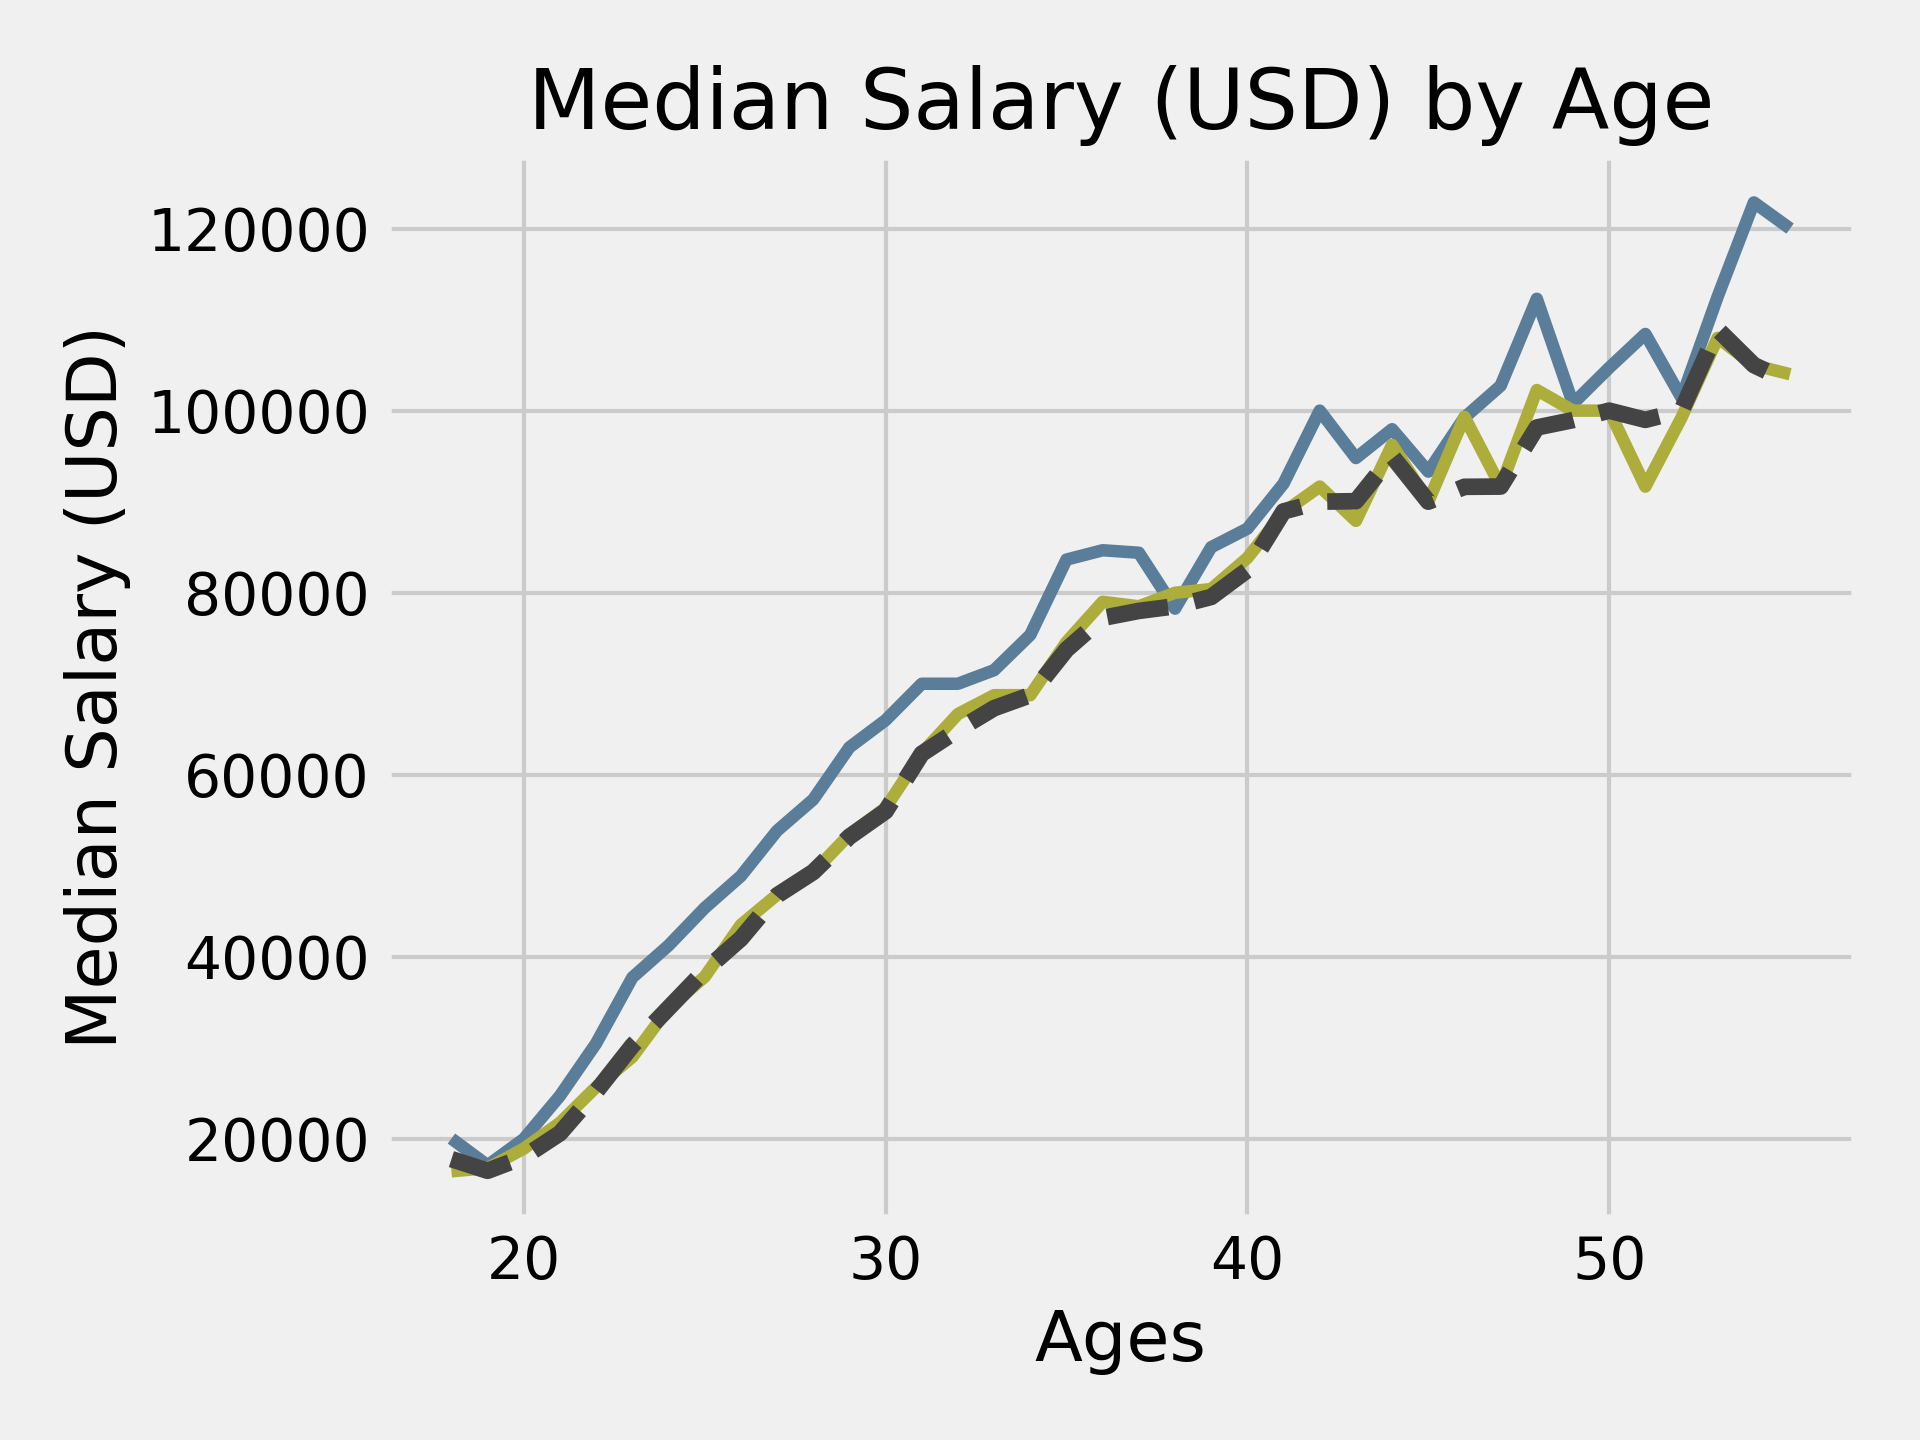

The Python source for this figure:
# Importing necesssary libraries
import matplotlib.pyplot as plt

# Defining values
ages_x = [18, 19, 20, 21, 22, 23, 24, 25, 26, 27, 28, 29, 30, 31, 32, 33, 34, 35,
          36, 37, 38, 39, 40, 41, 42, 43, 44, 45, 46, 47, 48, 49, 50, 51, 52, 53, 54, 55]
all_dev_y = [17784, 16500, 18012, 20628, 25206, 30252, 34368, 38496, 42000, 46752, 49320, 53200, 56000, 62316, 64928, 67317, 68748, 73752, 77232,
         78000, 78508, 79536, 82488, 88935, 90000, 90056, 95000, 90000, 91633, 91660, 98150, 98964, 100000, 98988, 100000, 108923, 105000, 103117]
py_dev_y = [20046, 17100, 20000, 24744, 30500, 37732, 41247, 45372, 48876, 53850, 57287, 63016, 65998, 70003, 70000, 71496, 75370, 83640, 84666,
            84392, 78254, 85000, 87038, 91991, 100000, 94796, 97962, 93302, 99240, 102736, 112285, 100771, 104708, 108423, 101407, 112542, 122870, 120000]
js_dev_y = [16446, 16791, 18942, 21780, 25704, 29000, 34372, 37810, 43515, 46823, 49293, 53437, 56373, 62375, 66674, 68745, 68746, 74583, 79000,
            78508, 79996, 80403, 83820, 88833, 91660, 87892, 96243, 90000, 99313, 91660, 102264, 100000, 100000, 91660, 99240, 108000, 105000, 104000]

# Adding Theme to graph
# To see all themes avalibale ----> print(plt.style.available)
plt.style.use('fivethirtyeight')
# To use a theme like the XKCD Comics, ----> plt.xkcd()

# PLotting graph
plt.plot(ages_x, py_dev_y, color='#5a7d9a', linewidth=3, label='Python Developers')
plt.plot(ages_x, js_dev_y, color='#adad3b', linewidth=3, label='JS Developers')
plt.plot(ages_x, all_dev_y, color='#444444', linestyle='--', label='All Developers')

# Adding labels to graph
plt.xlabel('Ages')
plt.ylabel('Median Salary (USD)')
plt.title('Median Salary (USD) by Age')

# Adding grid to graph
plt.grid(True)

# Adjust some padding to graph
plt.tight_layout()

# Saving graph as file
plt.savefig('plot_2.png', dpi=300)

# Adding legend to graph
plt.legend(title='Legend')

# Showing graph as output
plt.show()
